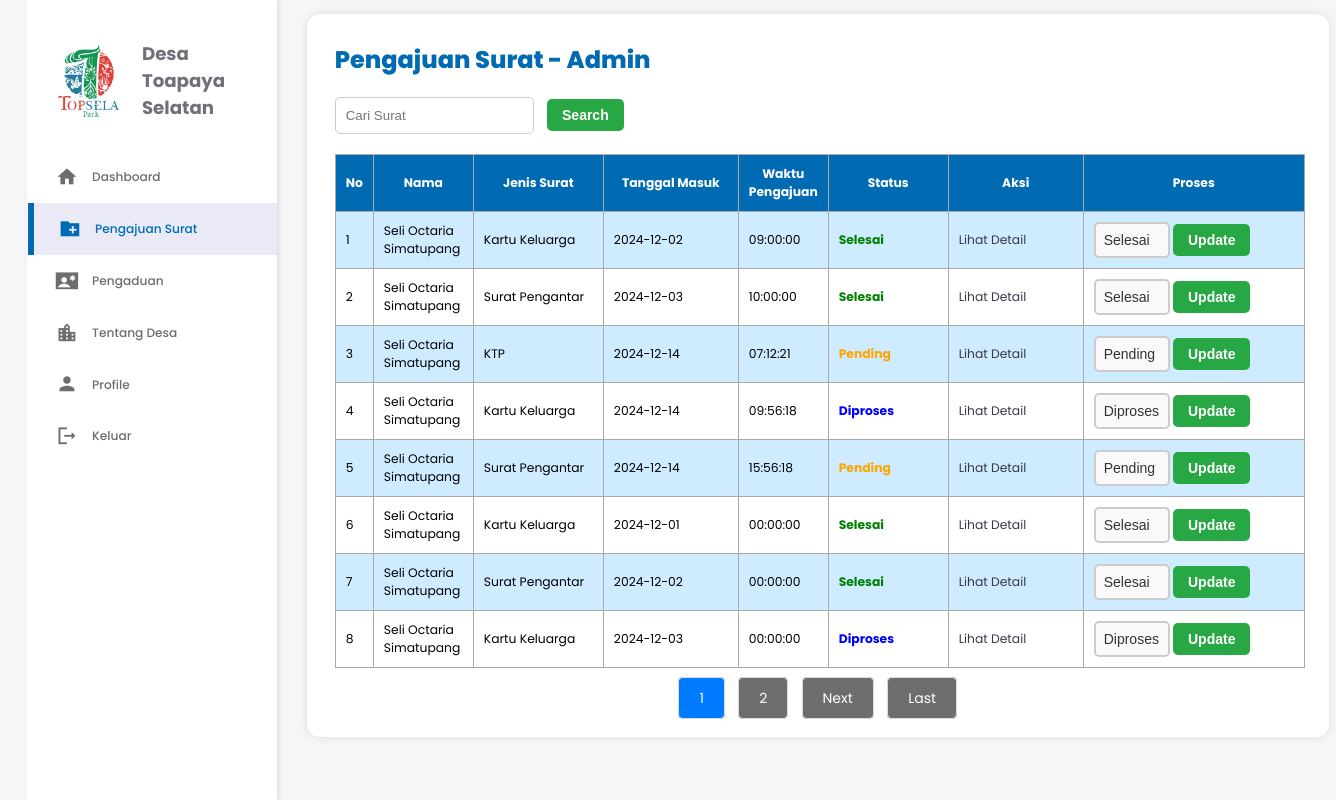
Screenshot of /desa_toapaya_selatan/Pengajuan-surat.php (signed in) with the database file from the repository.
### tables this page shows
CREATE TABLE `pengajuan_surat` (
  `id` int(11) NOT NULL,
  `user_id` int(11) DEFAULT NULL,
  `nama` varchar(30) NOT NULL,
  `nik` varchar(20) NOT NULL,
  `kk` varchar(20) NOT NULL,
  `kelahiran` varchar(255) NOT NULL,
  `email` varchar(255) NOT NULL,
  `telepon` varchar(15) NOT NULL,
  `pekerjaan` varchar(255) NOT NULL,
  `alamat` text NOT NULL,
  `jenis_surat` varchar(50) NOT NULL,
  `keperluan_surat` enum('Pilih','Pribadi','Pekerjaan','Pendidikan','Lainnya') DEFAULT 'Pilih',
  `tanggal_masuk` date NOT NULL,
  `waktu_pengajuan` time NOT NULL,
  `status` enum('Pending','Diproses','Selesai') DEFAULT 'Pending',
  `aksi` varchar(50) DEFAULT 'Lihat',
  `file_unggahan` varchar(255) DEFAULT NULL
);

### desa_toapaya_selatan/Pengajuan-surat.php (the view, shortened to what this page needs)
<?php
include 'config.php';
$search = isset($_GET['search']) ? $_GET['search'] : '';
$limit = 8;
$page = isset($_GET['page']) ? (int)$_GET['page'] : 1;
$offset = ($page - 1) * $limit;
$sql_count = "SELECT COUNT(*) AS total FROM pengajuan_surat";
$result_count = $conn->query($sql_count);
$total_row = $result_count->fetch_assoc();
$total_data = $total_row['total'];
$total_pages = ceil($total_data / $limit);
$sql = "SELECT * FROM pengajuan_surat";
$sql .= " LIMIT $limit OFFSET $offset";
$result = $conn->query($sql);
?>
<!DOCTYPE html>
<html lang="en">
<head>
  <link rel="stylesheet" href="dashboard.css">
</head>
<body>
  <div class="container">
    <aside class="sidebar-container">
      <div class="top">
        <div class="logo">
          <img src="logo.jpg" alt="Logo">
          <h2 class="text-muted">Desa Toa<span class="danger">paya Selatan</span></h2>
        </div>
      </div>
      <div class="sidebar">
        <a href="dashboard.php">
          <span class="material-icons-sharp">home</span>
          <h3>Dashboard</h3>
        </a>
        <a href="Pengajuan-surat.php" class="active">
          <span class="material-icons-sharp">create_new_folder</span>
          <h3>Pengajuan Surat</h3>
        </a>
        <a href="pengaduan.php">
          <span class="material-icons-sharp">contact_emergency</span>
          <h3>Pengaduan</h3>
        </a>
        <a href="tentang-desa.php">
          <span class="material-icons-sharp">location_city</span>
          <h3>Tentang Desa</h3>
        </a>
        <a href="profile.php">
          <span class="material-icons-sharp">person</span>
          <h3>Profile</h3>
        </a>
        <a href="index.html" id="logout">
          <span class="material-icons-sharp">logout</span>
          <h3>Keluar</h3>
        </a>
      </div>
    </aside>
    <main class="main-container">
      <div class="content-header">
        <h1>Pengajuan Surat - Admin</h1>
      </div>
      <div class="search-bar-container">
        <div class="search-bar">
          <form method="GET" action="pengajuan-surat.php">
            <input type="text" name="search" id="search-bar" placeholder="Cari Surat" value="<?php echo isset($_GET['search']) ? $_GET['search'] : ''; ?>">
            <button type="submit" id="search-btn">Search</button>
          </form>
        </div>
      </div>
      <div class="table-container">
        <table>
          <thead>
            <tr>
              <th>No</th>
              <th>Nama</th>
              <th>Jenis Surat</th>
              <th>Tanggal Masuk</th>
              <th>Waktu Pengajuan</th>
              <th>Status</th>
              <th>Aksi</th>
              <th>Proses</th>
            </tr>
          </thead>
          <tbody>
            <?php
            if ($result->num_rows > 0) {
                $no = $offset + 1;
                while ($row = $result->fetch_assoc()) {
                    $statusClass = "";
                    if ($row['status'] == 'Pending') {
                        $statusClass = 'status-pending';
                    } elseif ($row['status'] == 'Diproses') {
                        $statusClass = 'status-diproses';
                    } elseif ($row['status'] == 'Selesai') {
                        $statusClass = 'status-selesai';
                    }
                    echo "<tr>
                            <td>" . $no++ . "</td>
<td>" . htmlspecialchars($row['nama']) . "</td>
<td>" . htmlspecialchars($row['jenis_surat']) . "</td>
<td>" . htmlspecialchars($row['tanggal_masuk']) . "</td>
<td>" . htmlspecialchars($row['waktu_pengajuan']) . "</td>
<td class='$statusClass'>" . htmlspecialchars($row['status']) . "</td>
<td>
    <a href='lihat-pengajuan.php?id=" . htmlspecialchars($row['id']) . "' class='btn btn-info btn-sm'>Lihat Detail</a>
</td>
<td>
    <form action='process.php' method='POST'>
        <input type='hidden' name='id' value='" . htmlspecialchars($row['id']) . "'>
        <select name='status'>
            <option value='Pilih'>Pilih</option>
            <option value='Pending' " . ($row['status'] == 'Pending' ? 'selected' : '') . ">Pending</option>
            <option value='Diproses' " . ($row['status'] == 'Diproses' ? 'selected' : '') . ">Diproses</option>
            <option value='Selesai' " . ($row['status'] == 'Selesai' ? 'selected' : '') . ">Selesai</option>
        </select>
        <button type='submit'>Update</button>
    </form>
</td>
                        </tr>";
                }
            } else {
                echo "<tr><td colspan='8'>Tidak ada data pengajuan</td></tr>";
            }
            ?>
          </tbody>
        </table>
      </div>
      <div class="pagination">
        <?php for ($i = 1; $i <= $total_pages; $i++): ?>
            <a href="pengajuan-surat.php?page=<?= $i; ?><?= $search ? '&search=' . urlencode($search) : ''; ?>" class="btn <?= $i == $page ? 'active' : ''; ?>"><?= $i; ?></a>
        <?php endfor; ?>
        <?php if ($page < $total_pages): ?>
            <a href="pengajuan-surat.php?page=<?= $page + 1; ?><?= $search ? '&search=' . urlencode($search) : ''; ?>" class="btn">Next</a>
            <a href="pengajuan-surat.php?page=<?= $total_pages; ?><?= $search ? '&search=' . urlencode($search) : ''; ?>" class="btn">Last</a>
        <?php endif; ?>
      </div>
    </main>
  </div>
</body>
</html>

### desa_toapaya_selatan/dashboard.css (style rules this page uses)
:root { --color-primary: #006bb3; --color-danger: #d72f2f; --color-success: #28a745; --color-warning: #ffbb55; --color-white: #fff; --color-info-dark: #6d6d6d; --color-info-light: #dce1eb; --color-dark: #363949; --color-light: rgba(132, 139, 200, 0.18); --color-primary-variant: #005b99; --color-dark-variant: #677483; --color-background: #f6f6f9; --card-border-radius: 2rem; --border-radius-1: 0.4rem; --border-radius-2: 0.8rem; --border-radius-3: 1.2rem; --card-padding: 1.8rem; --padding-1: 1.2rem; --box-shadow: 0 2rem 3rem var(--color-light); }
* { margin: 0; padding: 0; outline: 0; appearance: none; border: 0; text-decoration: none; list-style: none; box-sizing: border-box; }
html { font-size: 14px; }
body { width: 100vw; height: 100vh; font-family: 'Poppins', sans-serif; font-size: 0.88rem; background: var(--color-background); user-select: none; overflow-x: hidden; }
.container { display: grid; width: 96%; margin: 0 auto; gap: 1.8rem; grid-template-columns: 14rem auto; }
a { color: var(--color-dark); }
img { display: block; width: 100%; border-radius: 50%; }
h1 { font-weight: 800; font-size: 1.8rem; }
h2 { font-size: 1.4rem; }
h3 { font-size: 0.87rem; }
.text-muted { color: var(--color-info-dark); }
.danger { color: var(--color-danger); }
aside { width: 250px; background-color: var(--color-white); color: #ffffff; display: flex; flex-direction: column; justify-content: space-between; padding: 20px; box-shadow: 2px 0 5px rgba(0, 0, 0, 0.1); height: 100vh; overflow: hidden; position: fixed; }
aside .top { background: white; display: flex; align-items: center; justify-content: space-between; margin-top: 1.4rem; }
aside .logo { display: flex; gap: 0.8rem; }
aside .logo img { width: 6rem; height: 6rem; border-radius: 50%; }
aside .logo h2 { font-size: 1.3rem; color: #707178; }
aside .logo h2 span { color: #707178; }
aside .sidebar { background: white; display: flex; flex-direction: column; height: 86vh; width: 50vw; position: relative; top: 2rem; margin-left: -19px; }
aside h3 { font-weight: 500; }
aside .sidebar a { display: flex; color: var(--color-info-dark); margin-left: 2rem; gap: 1rem; align-items: center; height: 3.7rem; transition: all 300ms ease; }
aside .sidebar a span { font-size: 1.6rem; transition: all 300ms ease; }
aside .sidebar a.active { background: var(--color-light); color: var(--color-primary); margin-left: 0; }
aside .sidebar a.active:before { content: ""; width: 6px; height: 100%; background: var(--color-primary); }
aside .sidebar a.active span { color: var(--color-primary); margin-left: calc(1rem - 3px); }
main { width: 73rem; padding: 1.5rem; position: center; margin-top: 1rem; margin-right: 1rem; margin-left: 20rem; }
main h1 { font-size: 24px; color: var(--color-primary); margin-bottom: 20px; }
.main-container { flex: 3; padding: 2rem; background-color: white; box-shadow: 0 0 10px rgba(0, 0, 0, 0.1); border-radius: 13px; box-sizing: border-box; }
.search-bar { display: flex; align-items: center; margin-bottom: 20px; }
.search-bar input { flex: 1; padding: 10px; border: 1px solid #ccc; border-radius: 5px; }
.search-bar button { padding: 10px 20px; background-color: var(--color-primary); color: white; border: none; border-radius: 5px; margin-left: 10px; font-weight: bold; cursor: pointer; transition: background 0.3s ease; }
table { width: 970px; border-collapse: collapse; margin-top: 10px; background-color: #ceebff; }
table th { border: 1px solid #a9a9a9; padding: 10px; text-align: center; }
table td { border: 1px solid #a9a9a9; padding: 10px; text-align: left; }
table th { background-color: #006bb3; color: white; }
table tr:nth-child(even) { background-color: #ffffff; }
table th:first-child { width: 30px; }
table th:nth-child(2) { width: 100px; }
table th:nth-child(3) { width: 130px; }
table th:nth-child(4) { width: 135px; }
table th:nth-child(5) { width: 80px; }
table th:nth-child(6) { width: 120px; }
table th:nth-child(7) { width: 135px; }
.content-header { margin-bottom: 20px; }

### rows the page displays
pengajuan_surat: nama "Seli Octaria Simatupang", jenis_surat "Kartu Keluarga", tanggal_masuk "2024-12-02", waktu_pengajuan "09:00:00", status "Selesai"
pengajuan_surat: nama "Seli Octaria Simatupang", jenis_surat "Surat Pengantar", tanggal_masuk "2024-12-03", waktu_pengajuan "10:00:00", status "Selesai"
pengajuan_surat: nama "Seli Octaria Simatupang", jenis_surat "KTP", tanggal_masuk "2024-12-14", waktu_pengajuan "07:12:21", status "Pending"
pengajuan_surat: nama "Seli Octaria Simatupang", jenis_surat "Kartu Keluarga", tanggal_masuk "2024-12-14", waktu_pengajuan "09:56:18", status "Diproses"
pengajuan_surat: nama "Seli Octaria Simatupang", jenis_surat "Surat Pengantar", tanggal_masuk "2024-12-14", waktu_pengajuan "15:56:18", status "Pending"
pengajuan_surat: nama "Seli Octaria Simatupang", jenis_surat "Kartu Keluarga", tanggal_masuk "2024-12-01", waktu_pengajuan "00:00:00", status "Selesai"
pengajuan_surat: nama "Seli Octaria Simatupang", jenis_surat "Surat Pengantar", tanggal_masuk "2024-12-02", waktu_pengajuan "00:00:00", status "Selesai"
pengajuan_surat: nama "Seli Octaria Simatupang", jenis_surat "Kartu Keluarga", tanggal_masuk "2024-12-03", waktu_pengajuan "00:00:00", status "Diproses"
